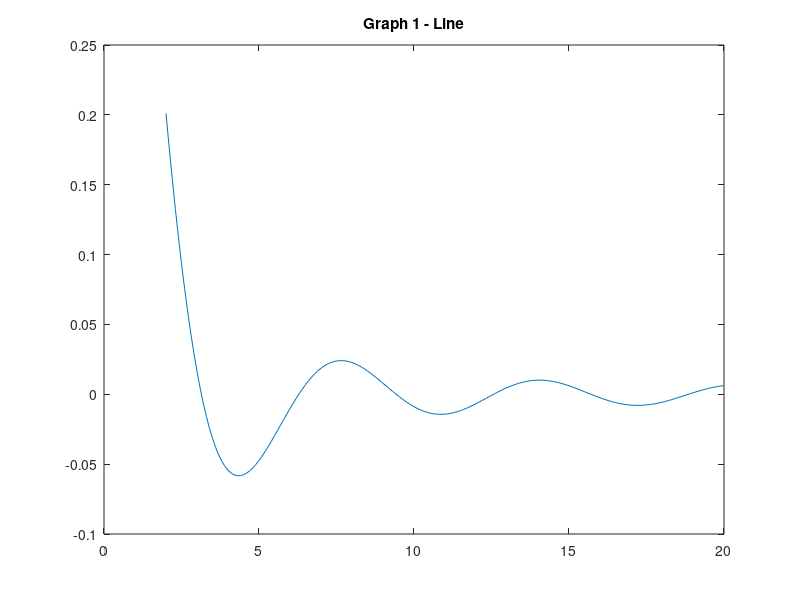
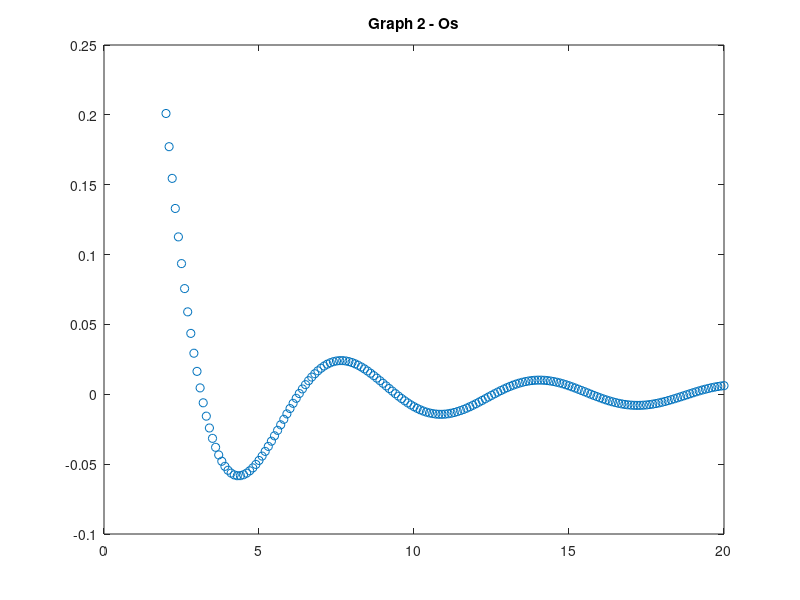
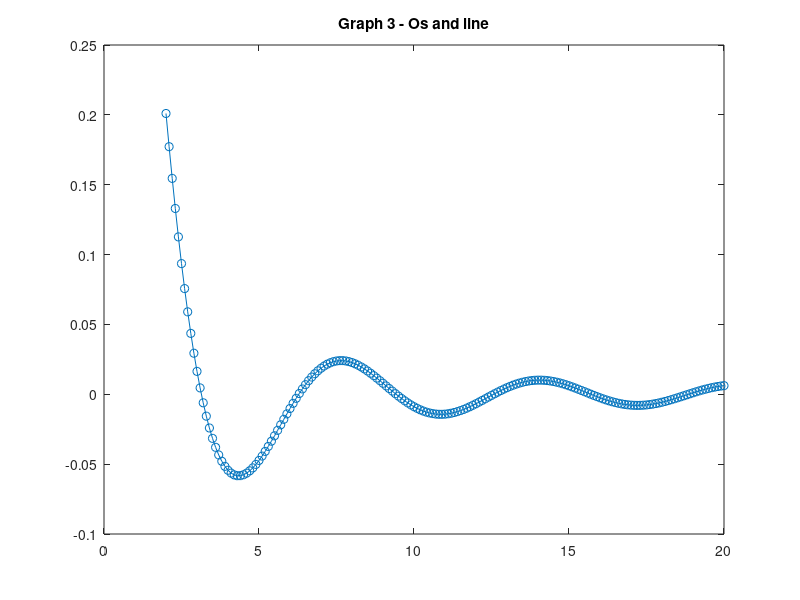
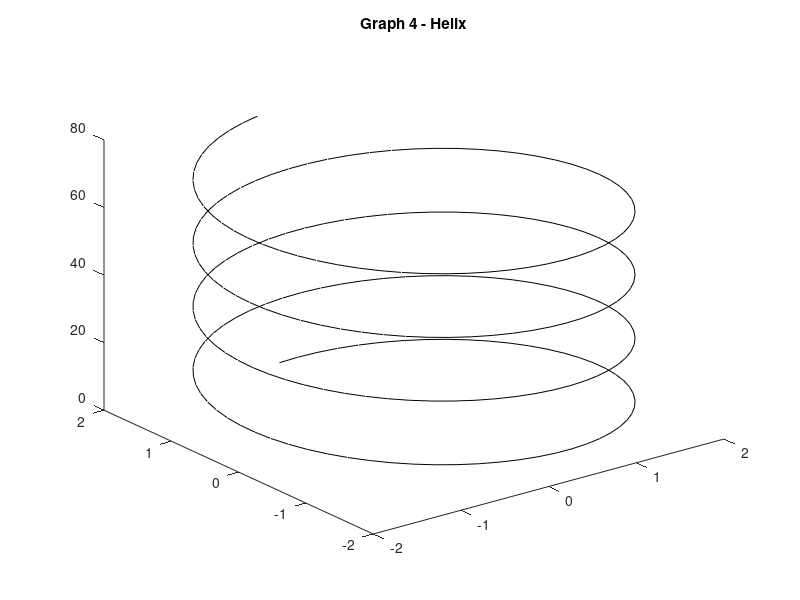

MATLAB code for these plots, in order: (Note: this script raises an error after producing the figures.)
%% Lab 1 - Dean Styx - MAT 275

%% Exercise 1

% NOTE: Please suppress output--i.e., use a semicolon ';' at the end of any
% commands for which the output is not necessary to answer the question.
% Delete these notes before turning in.

% Define input variable theta as discretized row vector (i.e., array).
theta =  [0, pi/6, pi/4, (pi)/2, (3*pi)/4, pi,  (5*pi)/3];
 
% Define radius.
r = 4;
 
% Define x and y in terms of theta and r.
x = r*cos(theta);
y = r*sin(theta);

% Check that x and y satisfy the equation of a circle.

if r == sqrt(x.^2+y.^2)
    disp('true')
else
    disp('false')
end




%%
% Explain results here. Do x and y satisfy the equation of a circle? Why or
% why not? How does the vector output at the end confirm your answer?
% Notice I did not include text in the same line where the double-comment
% is. What this accomplishes is it does not add a title or create a new
% section in the table of contents when you publish. Using single %
% starting in the line after the %% turns the comments black as opposed to
% green.
% Yes it does, looking at it mathmatically, the equation makes it so we
% have a sin squared plus cosine squared which will equal one leaving the
% square root of x^2+y^2. and as we have learned before, x^2+y^2 = r^2.
% then the square root of r^2 is just r, proving the equation


%% Exercise 2

% Define t-vector.
t = 2:0.1:20;

% Define y-vector.
y = exp(t/20).*sin(t)./(t.^2+1);

%%
% Part (a)

% Plot results (should have 3 plots total).
figure;
plot(t,y,'-')
title('Graph 1 - Line')


%%
% Part (b)

% Plot results as data points only and as data points with line.
figure; % creates a new figure window for next plot
plot(t,y,'o');
title('Graph 2 - Os')

figure; % creates another figure window
plot(t,y,'o-');
title('Graph 3 - Os and line')

%% Exercise 3

% Create t-vector (choose enough elements so that plot is smooth!)
t = 0:0.1:25;

% Define x,y,z components in terms of t.
x = 2*sin(t); y = 2*cos(t); z = 3*t;

% Plot resuls.
figure;
grid on;
plot3(x,y,z, 'black');
title('Graph 4 - Helix')

%% Exercise 4

% Define input variable as vector.
x = -pi:0.01:pi;

% Define y and z.
y = sin(x);
z = x- (x.^3/6);

% Plot results.
figure;
plot(x,y,'r',x,z,'--')
axis tight;
grid on;

%% Exercise 5

% NOTE: you must create the M-file ex5.m separately and invoke it here in
% your main M-file (main file). 

% Print out the code for your created M-file (do NOT submit M-file
% separately).
type 'ex5.m' 

% Run your M-file--i.e., execute the M-file.
run 'ex5.m'

%% Exercise 6

%%
% Part (a)

% Define f as  anonymous function.
f = @(x,y)(y.^2 + (x*exp(y))/(x.^2+1));

% Evaluate f at the given values of x and y

f(-3,1)

%%
% Part (b)

% Clear the function f out of the workspace.
clear f

% Print out f.m contents.
type 'f.m'

% Evaluate f at the given values of x and y

f(-3,1)

%% The End!!!
